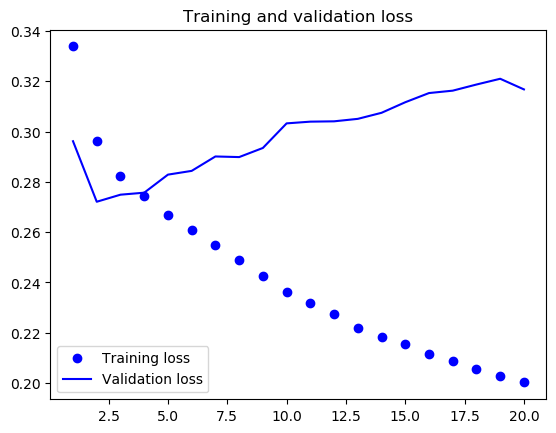

Reproduce this figure in Python.
import os

data_dir = 'D:\\DataSet\\jena_climate'
fname = os.path.join(data_dir, 'jena_climate_2009_2016.csv')

f = open(fname)
data = f.read()
f.close()

lines = data.split('\n')
header = lines[0].split(',')
lines = lines[1:]

import numpy as np

float_data = np.zeros((len(lines), len(header) - 1))
for i, line in enumerate(lines):
    values = [float(x) for x in line.split(',')[1:]]
    float_data[i, :] = values

mean = float_data[:200000].mean(axis=0)
float_data -= mean
std = float_data[:200000].std(axis=0)
float_data /= std

# Generator
def generator(data, lookback, delay, min_index, max_index,
              shuffle=False, batch_size=128, step=6):
    if max_index is None:
        max_index = len(data) - delay - 1
    i = min_index + lookback
    while 1:
        if shuffle:
            rows = np.random.randint(
                min_index + lookback, max_index, size=batch_size)
        else:
            if i + batch_size >= max_index:
                i = min_index + lookback
            rows = np.arange(i, min(i + batch_size, max_index))
            i += len(rows)

        samples = np.zeros((len(rows),
                           lookback // step,
                           data.shape[-1]))
        targets = np.zeros((len(rows),))
        for j, row in enumerate(rows):
            indices = range(rows[j] - lookback, rows[j], step)
            samples[j] = data[indices]
            targets[j] = data[rows[j] + delay][1]
        yield samples, targets

step = 3
lookback = 720
delay = 144

train_gen = generator(float_data,
                      lookback=lookback,
                      delay=delay,
                      min_index=0,
                      max_index=200000,
                      shuffle=True,
                      step=step)
val_gen = generator(float_data,
                    lookback=lookback,
                    delay=delay,
                    min_index=200001,
                    max_index=300000,
                    step=step)
test_gen = generator(float_data,
                     lookback=lookback,
                     delay=delay,
                     min_index=300001,
                     max_index=None,
                     step=step)
val_steps = (300000 - 200001 - lookback) // 128
test_steps = (len(float_data) - 300001 - lookback) // 128

# 1D convolutional base and a GRU layer

from tensorflow.keras.models import Sequential
from tensorflow.keras import layers
from tensorflow.keras.optimizers import RMSprop

model = Sequential()
model.add(layers.Conv1D(32, 5, activation='relu',
                        input_shape=(None, float_data.shape[-1])))
model.add(layers.MaxPooling1D(3))
model.add(layers.Conv1D(32, 5, activation='relu'))
model.add(layers.GRU(32, dropout=0.1, recurrent_dropout=0.5))
model.add(layers.Dense(1))

# model.summary()
# Model: "sequential"
# _________________________________________________________________
# Layer (type)                 Output Shape              Param #
# =================================================================
# conv1d (Conv1D)              (None, None, 32)          2272
# _________________________________________________________________
# max_pooling1d (MaxPooling1D) (None, None, 32)          0
# _________________________________________________________________
# conv1d_1 (Conv1D)            (None, None, 32)          5152
# _________________________________________________________________
# gru (GRU)                    (None, 32)                6336
# _________________________________________________________________
# dense (Dense)                (None, 1)                 33
# =================================================================
# Total params: 13,793
# Trainable params: 13,793
# Non-trainable params: 0

model.compile(optimizer=RMSprop(), loss='mae')
history = model.fit_generator(train_gen,
                              steps_per_epoch=500,
                              epochs=20,
                              validation_data=val_gen,
                              validation_steps=val_steps)

model.save('weatherGRU.h5')

# Plotting

import matplotlib.pyplot as plt

loss = history.history['loss']
val_loss = history.history['val_loss']

epochs = range(1, len(loss) + 1)

plt.figure()
plt.plot(epochs, loss, 'bo', label='Training loss')
plt.plot(epochs, val_loss, 'b', label='Validation loss')
plt.title('Training and validation loss')
plt.legend()
plt.savefig('weatherGRU.png', bbox_inches='tight')

plt.show()
